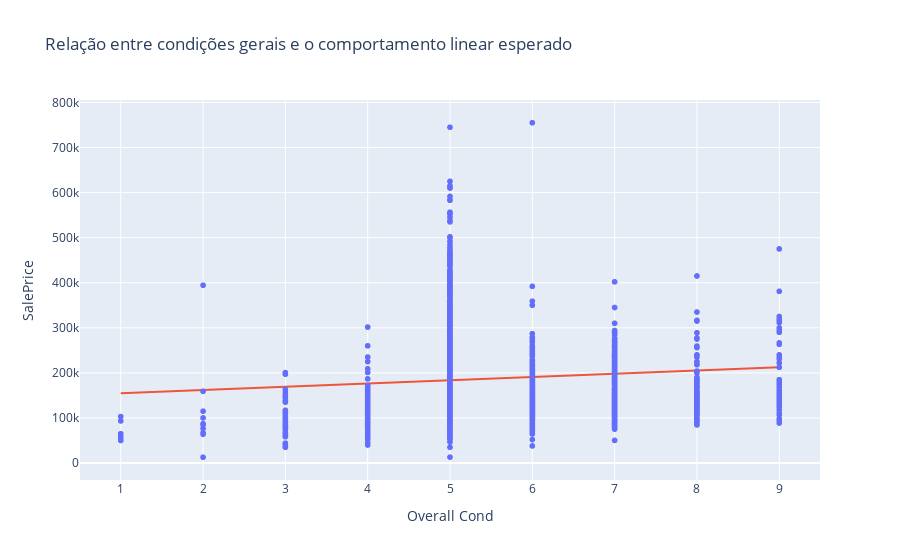

Source (notebook cell):
### Markdown cell above
O coeficiente de cerca de 7100 sugere que o preço da casa pode aumentar em cerca de USD 7000 a cada nível de conservação que se alcança. De fato, ao plotar os pontos com uma reta usando o coeficiente de condição geral como inclinação, vemos que a reta da regressão linear tende a ficar não muito distante da média de cada categoria. O alinhamento, conforme se espera, não é perfeito, porque afinal há outros fatores, mas é notavelmente próximo.

### Code cell
import plotly.graph_objects as go

intercept = model.intercept_
slope = overall_condition_coefficient_row['coefficient'].iloc[0]
fig = px.scatter(
    df,
    x="Overall Cond",
    y="SalePrice",
    title="Relação entre condições gerais e o comportamento linear esperado",
    #log_y=True
)
fig.add_trace(go.Scatter(
    x=df['Overall Cond'],
    y=df['Overall Cond'] * slope + intercept,
    mode="lines",
    name=f"y = {slope:.2f}x + {intercept:.2f}",
    showlegend=False
))

fig.show()

### Figure 1 — Plotly figure (JSON) as saved in the notebook; plotly's stock layout.template omitted (floating-point values rounded to 4 significant figures; data arrays with more than 128 entries replaced by an {"elided": "..."} marker saying what was removed)
{"data": [{"hovertemplate": "Overall Cond=%{x}<br>SalePrice=%{y}<extra></extra>", "legendgroup": "", "marker": {"color": "#636efa", "symbol": "circle"}, "mode": "markers", "name": "", "showlegend": false, "type": "scattergl", "x": {"elided": "2930 int values"}, "xaxis": "x", "y": {"elided": "2930 int values"}, "yaxis": "y"}, {"mode": "lines", "name": "y = 7219.43x + 147326.75", "showlegend": false, "type": "scatter", "x": {"elided": "2930 int values"}, "y": {"elided": "2930 float values"}}], "layout": {"autosize": true, "legend": {"tracegroupgap": 0}, "title": {"text": "Relação entre condições gerais e o comportamento linear esperado"}, "xaxis": {"anchor": "y", "autorange": true, "domain": [0, 1], "range": [0.4847, 9.515], "title": {"text": "Overall Cond"}, "type": "linear"}, "yaxis": {"anchor": "x", "autorange": true, "domain": [0, 1], "range": [-48460.0, 816300.0], "title": {"text": "SalePrice"}, "type": "linear"}}}
